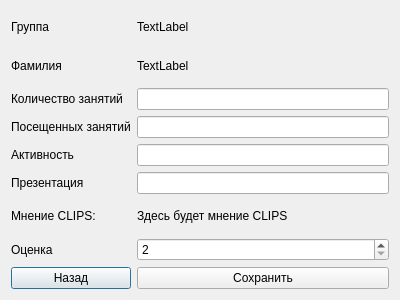
<?xml version="1.0" encoding="UTF-8"?>
<ui version="4.0">
 <class>SUStudentInfo</class>
 <widget class="QDialog" name="SUStudentInfo">
  <property name="geometry">
   <rect>
    <x>0</x>
    <y>0</y>
    <width>400</width>
    <height>300</height>
   </rect>
  </property>
  <property name="windowTitle">
   <string>Dialog</string>
  </property>
  <layout class="QGridLayout" name="gridLayout">
   <item row="2" column="0">
    <widget class="QLabel" name="label_3">
     <property name="text">
      <string>Количество занятий</string>
     </property>
    </widget>
   </item>
   <item row="5" column="0">
    <widget class="QLabel" name="label_6">
     <property name="text">
      <string>Презентация</string>
     </property>
    </widget>
   </item>
   <item row="1" column="0">
    <widget class="QLabel" name="label_2">
     <property name="text">
      <string>Фамилия</string>
     </property>
    </widget>
   </item>
   <item row="3" column="1">
    <widget class="QLineEdit" name="lineEdit"/>
   </item>
   <item row="7" column="1">
    <widget class="QSpinBox" name="spinBox">
     <property name="minimum">
      <number>2</number>
     </property>
     <property name="maximum">
      <number>5</number>
     </property>
    </widget>
   </item>
   <item row="4" column="1">
    <widget class="QLineEdit" name="lineEdit_2"/>
   </item>
   <item row="5" column="1">
    <widget class="QLineEdit" name="lineEdit_3"/>
   </item>
   <item row="3" column="0">
    <widget class="QLabel" name="label_4">
     <property name="text">
      <string>Посещенных занятий</string>
     </property>
    </widget>
   </item>
   <item row="9" column="0">
    <widget class="QPushButton" name="pushButton">
     <property name="text">
      <string>Назад</string>
     </property>
    </widget>
   </item>
   <item row="1" column="1">
    <widget class="QLabel" name="label_8">
     <property name="text">
      <string>TextLabel</string>
     </property>
    </widget>
   </item>
   <item row="7" column="0">
    <widget class="QLabel" name="label_12">
     <property name="text">
      <string>Оценка</string>
     </property>
    </widget>
   </item>
   <item row="4" column="0">
    <widget class="QLabel" name="label_5">
     <property name="text">
      <string>Активность</string>
     </property>
    </widget>
   </item>
   <item row="0" column="0">
    <widget class="QLabel" name="label">
     <property name="text">
      <string>Группа</string>
     </property>
    </widget>
   </item>
   <item row="9" column="1">
    <widget class="QPushButton" name="pushButton_2">
     <property name="text">
      <string>Сохранить</string>
     </property>
    </widget>
   </item>
   <item row="2" column="1">
    <widget class="QLineEdit" name="label_9"/>
   </item>
   <item row="0" column="1">
    <widget class="QLabel" name="label_7">
     <property name="text">
      <string>TextLabel</string>
     </property>
    </widget>
   </item>
   <item row="6" column="0">
    <widget class="QLabel" name="label_10">
     <property name="text">
      <string>Мнение CLIPS:</string>
     </property>
    </widget>
   </item>
   <item row="6" column="1">
    <widget class="QLabel" name="label_11">
     <property name="text">
      <string>Здесь будет мнение CLIPS</string>
     </property>
     <property name="alignment">
      <set>Qt::AlignLeading|Qt::AlignLeft|Qt::AlignVCenter</set>
     </property>
     <property name="wordWrap">
      <bool>true</bool>
     </property>
    </widget>
   </item>
  </layout>
 </widget>
 <resources/>
 <connections/>
</ui>
